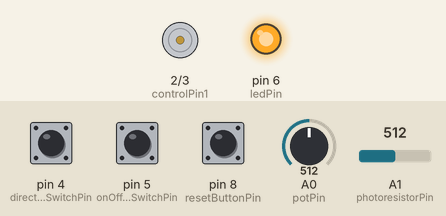
Recording of a sketch running on a simulated Arduino Uno, built with avr-gcc and run on an emulated ATmega328P. Shown: motor-driver pin pairs drawn as motors (green arrow = first pin HIGH = forward, orange = second pin HIGH = backward, longer = more drive, scaled by the enable pin), output pins drawn as LEDs (lit = HIGH). Inputs (shaded band) come from the test bench; at power-on: A1 (photoresistorPin) = 512, A0 (potPin) = 512, pin 4 (directionSwitchPin) LOW, pin 5 (onOffSwitchStateSwitchPin) LOW, pin 8 (resetButtonPin) HIGH.

Above: at 1.2 s.
1.3 s: A1 (photoresistorPin) set to 984
2.8 s: A1 (photoresistorPin) set to 1018
At 3.9 s:
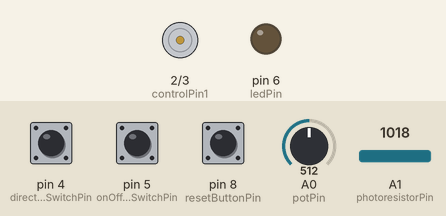
4.3 s: A0 (potPin) set to 716
7.3 s: pin 4 (directionSwitchPin) pulled HIGH for 0.15 s
At 8.8 s:
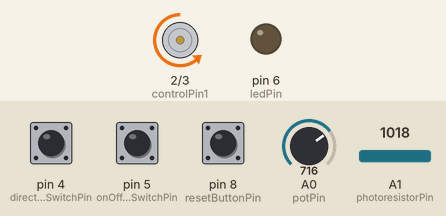
9.2 s: A0 (potPin) set to 900
At 9.9 s:
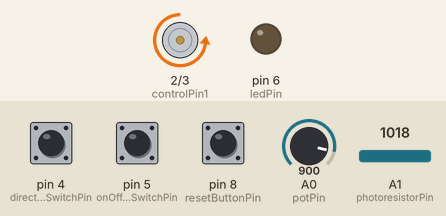
10.7 s: pin 4 (directionSwitchPin) pulled HIGH for 1 s
At 11.1 s:
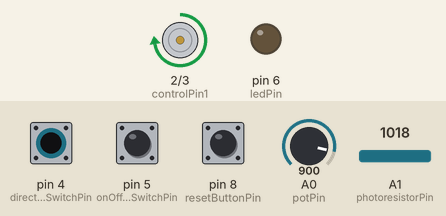
Timing chart, 0 to 13.7 s (numbered marks = the images above; inputs shaded):
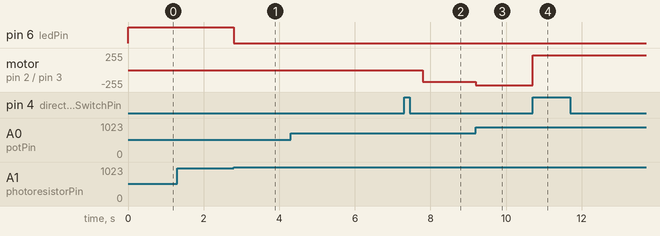

Measured:
- the behaviour switches between 999 and 1000 on A1 (photoresistorPin) (found by bisection; images 0 and 1)
- after the input at 1.3 s, every drawn part: stays the same
- after the input at 2.8 s, pin 6 (ledPin): HIGH → LOW at once
- after the input at 4.3 s, every drawn part: stays the same
- after the input at 7.3 s, motor on pin 2 (controlPin1) / pin 3 (controlPin2): stopped → backward 179/255 after 0.50 s
- after the input at 9.2 s, motor on pin 2 (controlPin1) / pin 3 (controlPin2): backward 179/255 → backward 225/255 at once
- after the input at 10.7 s, motor on pin 2 (controlPin1) / pin 3 (controlPin2): backward 225/255 → forward 225/255 at once

The sketch:

sketch_robotics.ino
```cpp
const int controlPin1 = 2;             // connected to pin 7 on the H-bridge
const int controlPin2 = 3;             // connected to pin 2 on the H-bridge
const int enablePin = 9;               // connected to pin 1 on the H-bridge
const int directionSwitchPin = 4;      // connected to the switch for direction
const int onOffSwitchStateSwitchPin = 5; // connected to the switch for turning the motor on and off
const int resetButtonPin = 8;          // connected to the reset button (use one of the existing buttons)
const int potPin = A0;                 // connected to the potentiometer's output
const int photoresistorPin = A1;       // connected to the photoresistor
const int ledPin = 6;                  // connected to an LED
const int limitResetThreshold = 1000;  // Photoresistor reading threshold for resetting the motor position

// create some variables to hold values from your inputs
int onOffSwitchState = 0;               // current state of the on/off switch
int previousOnOffSwitchState = 0;       // previous position of the on/off switch
int directionSwitchState = 0;           // current state of the direction switch
int previousDirectionSwitchState = 0;   // previous state of the direction switch
int resetButtonState = 0;               // current state of the reset button
int previousResetButtonState = 0;       // previous state of the reset button

int motorEnabled = 0;                   // Turns the motor on/off
int motorSpeed = 0;                    // speed of the motor
int motorDirection = 1;                // current direction of the motor

const int resetDelay = 5000;  // Delay in milliseconds before resetting the motor (adjust as needed)
unsigned long motorOffTime = 0; // Time when the motor was turned off

bool motorNeedsReset = true; // Flag to indicate if the motor needs a reset

void setup() {
  // initialize the inputs and outputs
  pinMode(directionSwitchPin, INPUT);
  pinMode(onOffSwitchStateSwitchPin, INPUT);
  pinMode(controlPin1, OUTPUT);
  pinMode(controlPin2, OUTPUT);
  pinMode(enablePin, OUTPUT);
  pinMode(ledPin, OUTPUT);
  pinMode(photoresistorPin, INPUT);
  pinMode(resetButtonPin, INPUT_PULLUP);

  // pull the enable pin LOW to start
  digitalWrite(enablePin, LOW);
}

void loop() {
  // read the value of the on/off switch
  onOffSwitchState = digitalRead(onOffSwitchStateSwitchPin);
  delay(1);

  // read the value of the direction switch
  directionSwitchState = digitalRead(directionSwitchPin);

  // read the value of the pot and divide by 4 to get a value that can be
  // used for PWM
  motorSpeed = analogRead(potPin) / 4;

  // read the value of the photoresistor
  int photoresistorValue = analogRead(photoresistorPin);

  // Check if the photoresistor value is below 1000
  if (photoresistorValue < 1000) {
    // Turn off the motor
    motorEnabled = 0;
    analogWrite(enablePin, 0);
    // Record the time when the motor was turned off
    motorOffTime = millis();
    // Turn on the LED
    digitalWrite(ledPin, HIGH);
  } else {
    // Turn off the LED
    digitalWrite(ledPin, LOW);
  }

  // Check if it's time to restart the motor (after the resetDelay period)
  if (motorEnabled == 0 && millis() - motorOffTime >= resetDelay) {
    // Turn on the motor
    motorEnabled = 1;
  }

  // Check if the on/off button changed state since the last loop()
  if (onOffSwitchState != previousOnOffSwitchState) {
    // change the value of motorEnabled if pressed
    if (onOffSwitchState == HIGH) {
      motorEnabled = !motorEnabled;
    }
  }

  // if the direction button changed state since the last loop()
  if (directionSwitchState != previousDirectionSwitchState) {
    // change the value of motorDirection if pressed
    if (directionSwitchState == HIGH) {
      motorDirection = !motorDirection;
    }
  }

  // change the direction the motor spins by talking to the control pins
  // on the H-Bridge
  if (motorDirection == 1) {
    digitalWrite(controlPin1, HIGH);
    digitalWrite(controlPin2, LOW);
  } else {
    digitalWrite(controlPin1, LOW);
    digitalWrite(controlPin2, HIGH);
  }

  // if the motor is supposed to be on
  if (motorEnabled == 1) {
    // PWM the enable pin to vary the speed
    analogWrite(enablePin, motorSpeed);
  } else { // if the motor is not supposed to be on
    // turn the motor off
    analogWrite(enablePin, 0);
  }

  // Read the state of the reset button
  resetButtonState = digitalRead(resetButtonPin);

  // Check if the reset button is pressed
  if (resetButtonState == LOW) {
    // Allow the motor to be turned on regardless of the photoresistor value
    motorEnabled = 1;
  }

  // Check if the motor needs a reset
  if (motorNeedsReset) {
    // Check if the phototransistor reading is below the threshold (cardboard strip is blocking)
    int photoresistorValue = analogRead(photoresistorPin);
    if (photoresistorValue < limitResetThreshold) {
      // Implement logic to reset the motor to the initial position
      // This could involve moving the motor until the phototransistor reading is above the threshold
      // Example:
      // while (analogRead(photoresistorPin) < limitResetThreshold) {
      //   // Move the motor in the reset direction
      //   // (you may need to change the motorDirection and controlPin1/2 settings)
      //   digitalWrite(controlPin1, HIGH);
      //   digitalWrite(controlPin2, LOW);
      //   analogWrite(enablePin, motorSpeed);
      // }
      // Stop the motor
      // analogWrite(enablePin, 0);

      // Once the motor is at the initial position, reset the flag
      motorNeedsReset = false;
    }
  }

  // Save the current on/off switch state as the previous
  previousDirectionSwitchState = directionSwitchState;
  // Save the current switch state as the previous
  previousOnOffSwitchState = onOffSwitchState;
  // Save the current reset button state as the previous
  previousResetButtonState = resetButtonState;
}
```
